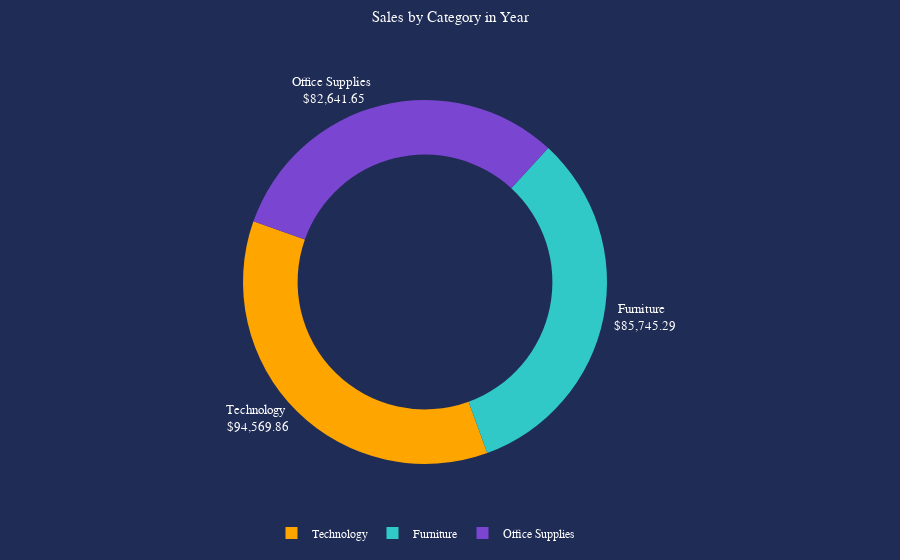

Notebook source saved alongside this figure:
### Code cell
colors = ['#30C9C7', '#7A45D1', 'orange']

trace = go.Pie(
      labels = ['Furniture', 'Office Supplies', 'Technology'],
      values = [furniture_sales, office_sales, technology_sales],
      marker= dict(colors=colors),
      hoverinfo= 'label+value+percent',
      textinfo=  'label+value',
      textfont=dict(size=13),
      texttemplate= "%{label} <br> $%{value:,.2f}",
      textposition='auto',
      hole = 0.7,
      rotation=160,
      insidetextorientation='radial'
)



layout = go.Layout(
      plot_bgcolor='#1f2c56',
      paper_bgcolor= '#1f2c56',
      hovermode='x',
      title = {
            "text" :'Sales by Category in Year',
            'y': 0.98,
            'x': 0.5,
            'xanchor':'center',
            'yanchor': 'top'
      },
      titlefont = {
            'color': 'white',
            'size': 15},
      legend = {
            'orientation': 'h',
            'bgcolor': '#1f2c56',
            'xanchor': 'center', 'x': 0.5, 'y': -0.15},

      font = dict(
            family = "sans-serif",
            size = 12,
            color = 'white')
)

data = [trace]
fig = go.Figure(data=data, layout=layout)
pio.show(fig)

### Figure 1 — Plotly figure (JSON) as saved in the notebook; plotly's stock layout.template omitted (floating-point values rounded to 4 significant figures)
{"data": [{"hole": 0.7, "hoverinfo": "label+value+percent", "insidetextorientation": "radial", "labels": ["Furniture", "Office Supplies", "Technology"], "marker": {"colors": ["#30C9C7", "#7A45D1", "orange"]}, "rotation": 160, "textfont": {"size": 13}, "textinfo": "label+value", "textposition": "auto", "texttemplate": "%{label} <br> $%{value:,.2f}", "type": "pie", "values": [85750.0, 82640.0, 94570.0]}], "layout": {"font": {"color": "white", "family": "sans-serif", "size": 12}, "hovermode": "x", "legend": {"bgcolor": "#1f2c56", "orientation": "h", "x": 0.5, "xanchor": "center", "y": -0.15}, "paper_bgcolor": "#1f2c56", "plot_bgcolor": "#1f2c56", "title": {"font": {"color": "white", "size": 15}, "text": "Sales by Category in Year", "x": 0.5, "xanchor": "center", "y": 0.98, "yanchor": "top"}}}
